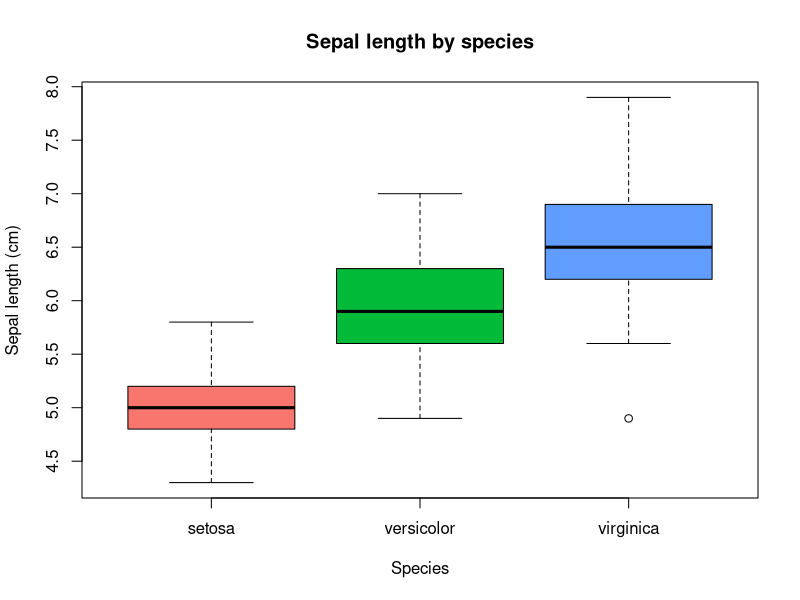
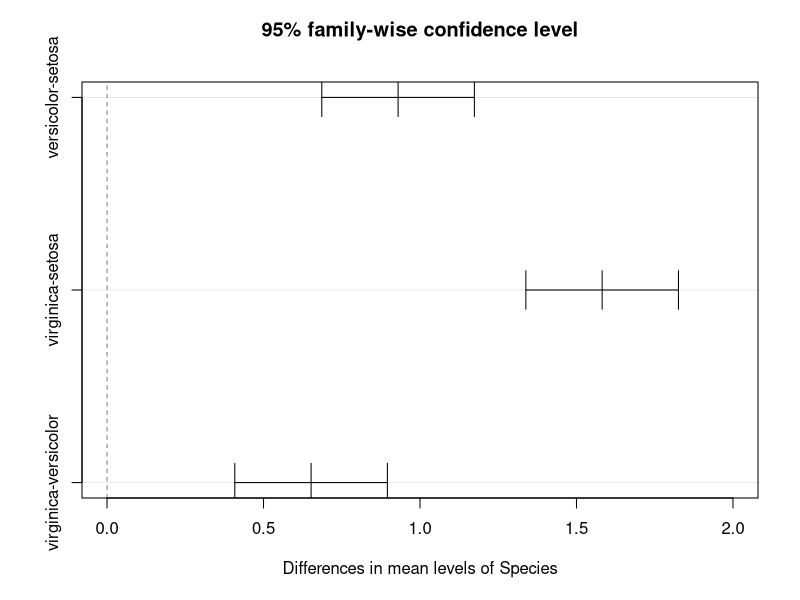
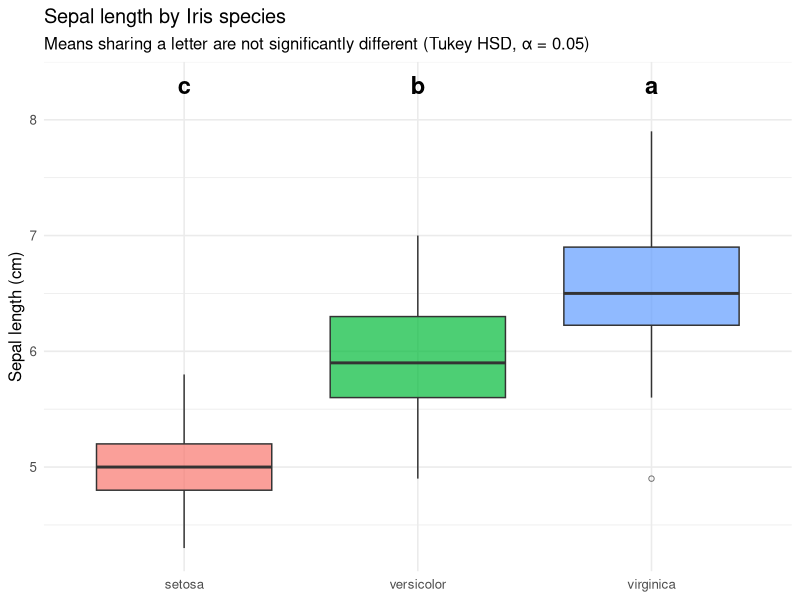
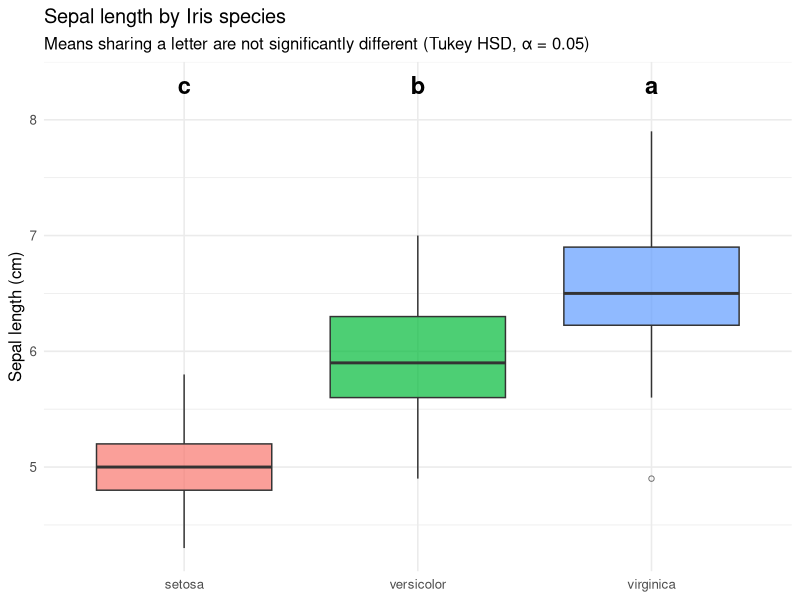

Here is the R script that generated these plots, in order:
# Iris: ANOVA + Tukey HSD + Compact Letter Display
# A plain R script for Session 1: interactively run lines (Cmd+Enter / Ctrl+Enter)
# and watch Positron's Plot, Help, and Variables panes light up.


# ---- 0. Install required packages -----------------------------------------

# Run this block once. It only installs what's missing; safe to re-run.
needed <- c("multcompView", "ggplot2")
to_install <- setdiff(needed, rownames(installed.packages()))
if (length(to_install)) install.packages(to_install)


# ---- 1. Look at the data ---------------------------------------------------

data(iris)


# Data text based preview

head(iris)
summary(iris)
table(iris$Species)

# Click the iris row in the Variables pane (top-right) to open the
# data viewer. You can sort columns, filter rows, no code required.

View(iris)


# ---- 2. Get help on any function ------------------------------------------

# Put the cursor anywhere on `aov` and press F1 — the Help pane opens.
# Or run this directly:
?aov


# ---- 3. Quick exploratory plot --------------------------------------------

# Base R boxplot — appears in the Plots pane (bottom-right).
boxplot(Sepal.Length ~ Species, data = iris,
        col = c("#F8766D", "#00BA38", "#619CFF"),
        ylab = "Sepal length (cm)",
        main = "Sepal length by species")


# ---- 4. One-way ANOVA -----------------------------------------------------

fit <- aov(Sepal.Length ~ Species, data = iris)
summary(fit)

# `fit` now appears in the Variables pane — click the triangle to expand
# and inspect the model object.


# ---- 5. Tukey HSD post-hoc test -------------------------------------------

tuk <- TukeyHSD(fit)
tuk

plot(tuk, xlim = c(0,2))   # 95% confidence intervals for each pairwise difference


# ---- 6. Compact letter display --------------------------------------------

library(multcompView)

cld <- multcompLetters4(fit, tuk)
cld_letters <- cld$Species$Letters

cld_df <- data.frame(
  Species = names(cld_letters),
  cld     = unname(cld_letters)
)
cld_df


# ---- 7. Publication-style boxplot with letters ----------------------------

library(ggplot2)

y_label_pos <- max(iris$Sepal.Length) + 0.4

ggplot(iris, aes(Species, Sepal.Length, fill = Species)) +
  geom_boxplot(alpha = 0.7, outlier.shape = 1) +
  geom_text(
    data = cld_df,
    aes(x = Species, y = y_label_pos, label = cld),
    inherit.aes = FALSE, size = 6, fontface = "bold"
  ) +
  labs(
    title    = "Sepal length by Iris species",
    subtitle = "Means sharing a letter are not significantly different (Tukey HSD, α = 0.05)",
    y        = "Sepal length (cm)",
    x        = NULL
  ) +
  theme_minimal(base_size = 12) +
  theme(legend.position = "none")

# Save the last plot to disk:
ggsave("iris_anova_boxplot.png", width = 6, height = 4, dpi = 300)
